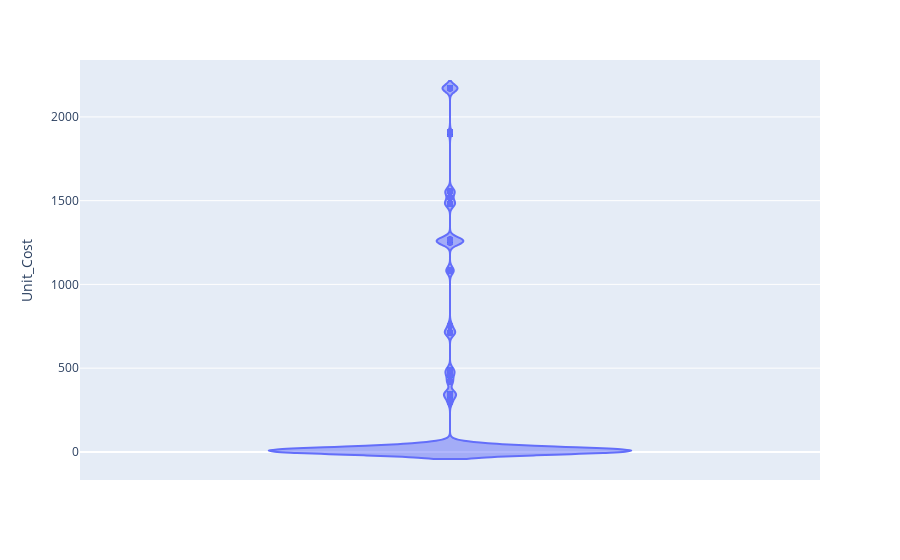

The notebook cell saved with this chart:
### Code cell
import plotly.express as px

fig = px.violin(sales, y='Unit_Cost')
fig

### Figure 1 — Plotly figure (JSON) as saved in the notebook; plotly's stock layout.template omitted (floating-point values rounded to 4 significant figures; data arrays with more than 128 entries replaced by an {"elided": "..."} marker saying what was removed)
{"data": [{"alignmentgroup": "True", "box": {"visible": false}, "hovertemplate": "Unit_Cost=%{y}<extra></extra>", "legendgroup": "", "marker": {"color": "#636efa"}, "name": "", "offsetgroup": "", "orientation": "v", "scalegroup": "True", "showlegend": false, "type": "violin", "x0": " ", "xaxis": "x", "y": {"elided": "113036 int values"}, "y0": " ", "yaxis": "y"}], "layout": {"legend": {"tracegroupgap": 0}, "margin": {"t": 60}, "violinmode": "group", "xaxis": {"anchor": "y", "domain": [0, 1]}, "yaxis": {"anchor": "x", "domain": [0, 1], "title": {"text": "Unit_Cost"}}}}
